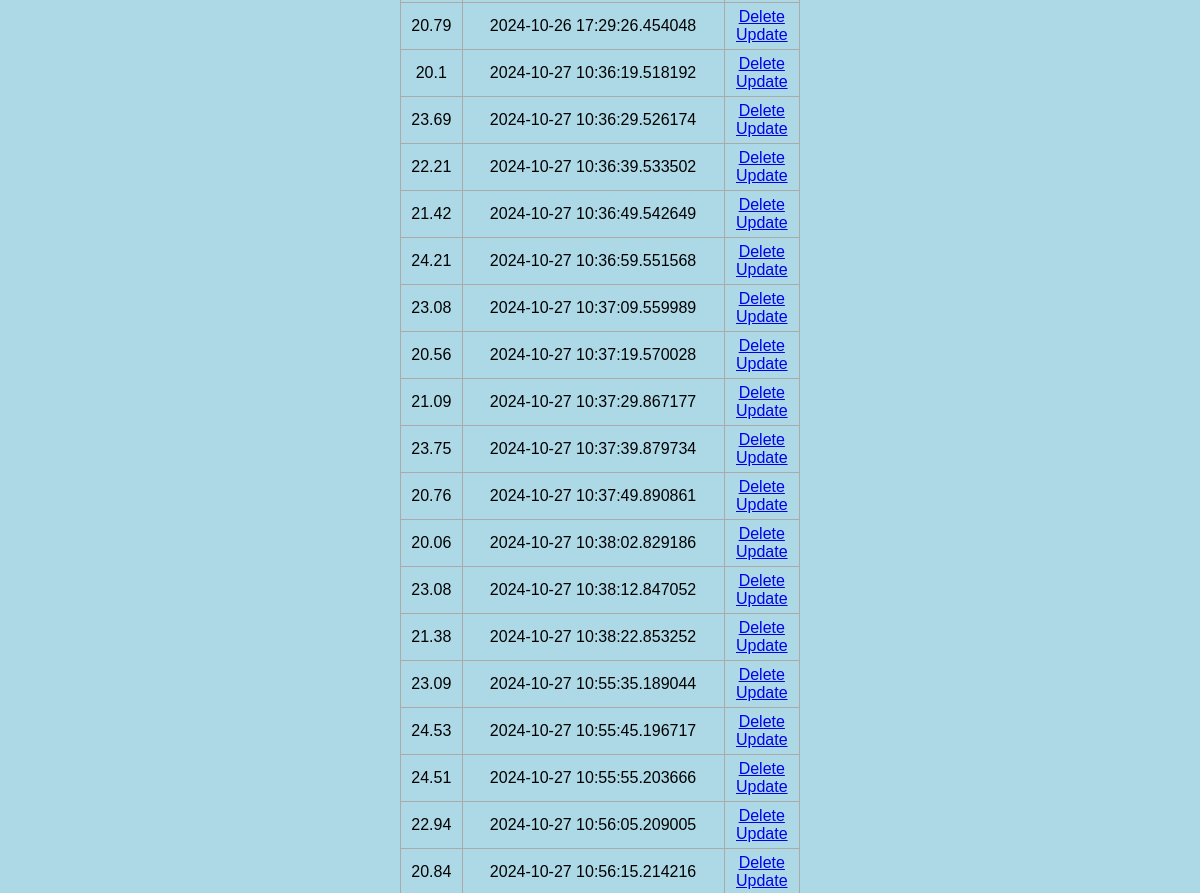
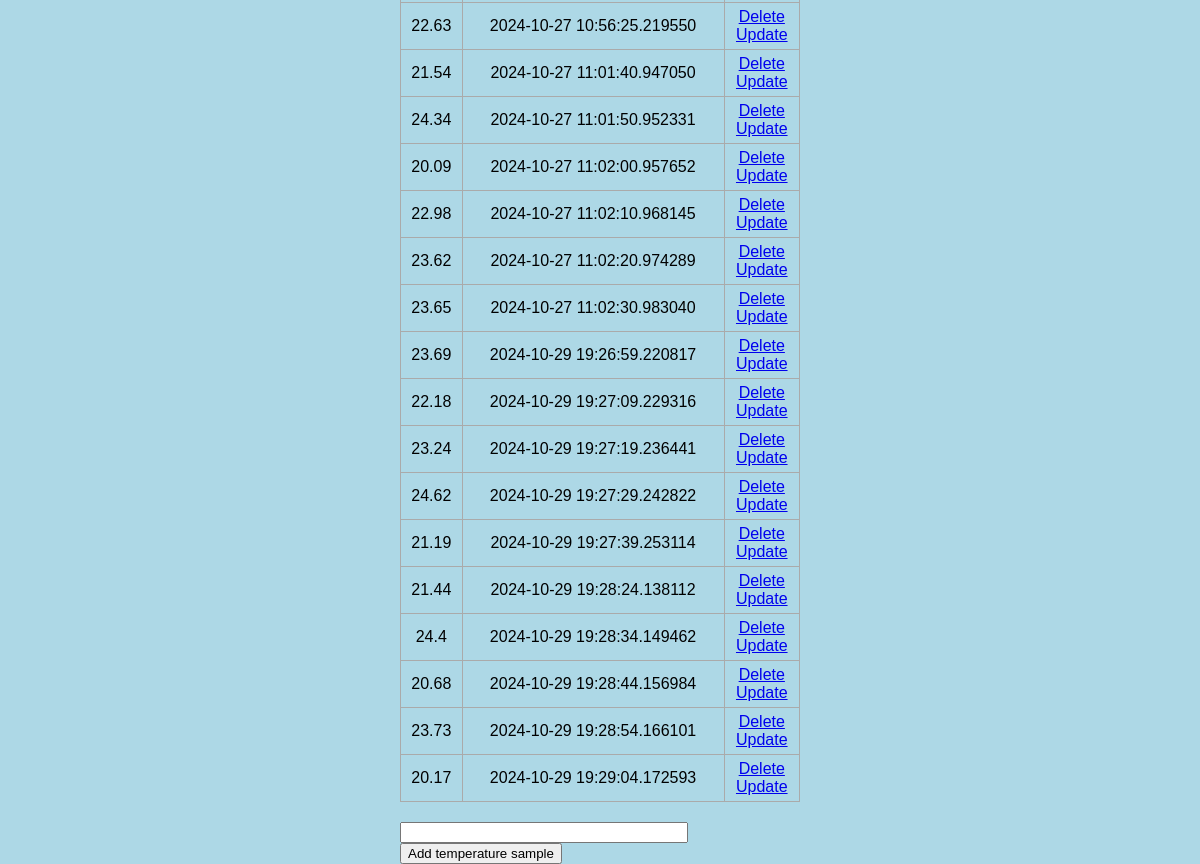
Before: / (lower part) with the older database file (2 pictures, top to bottom).
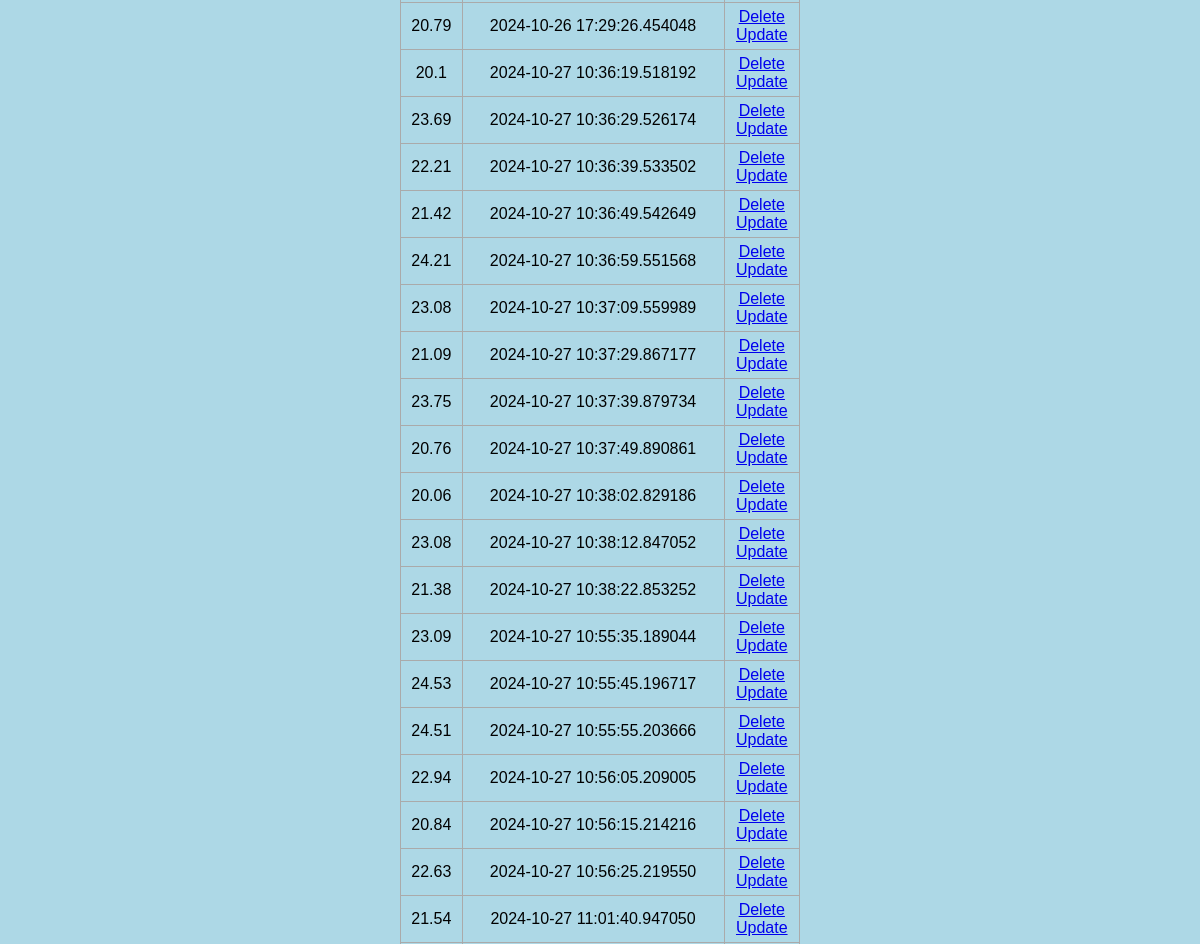
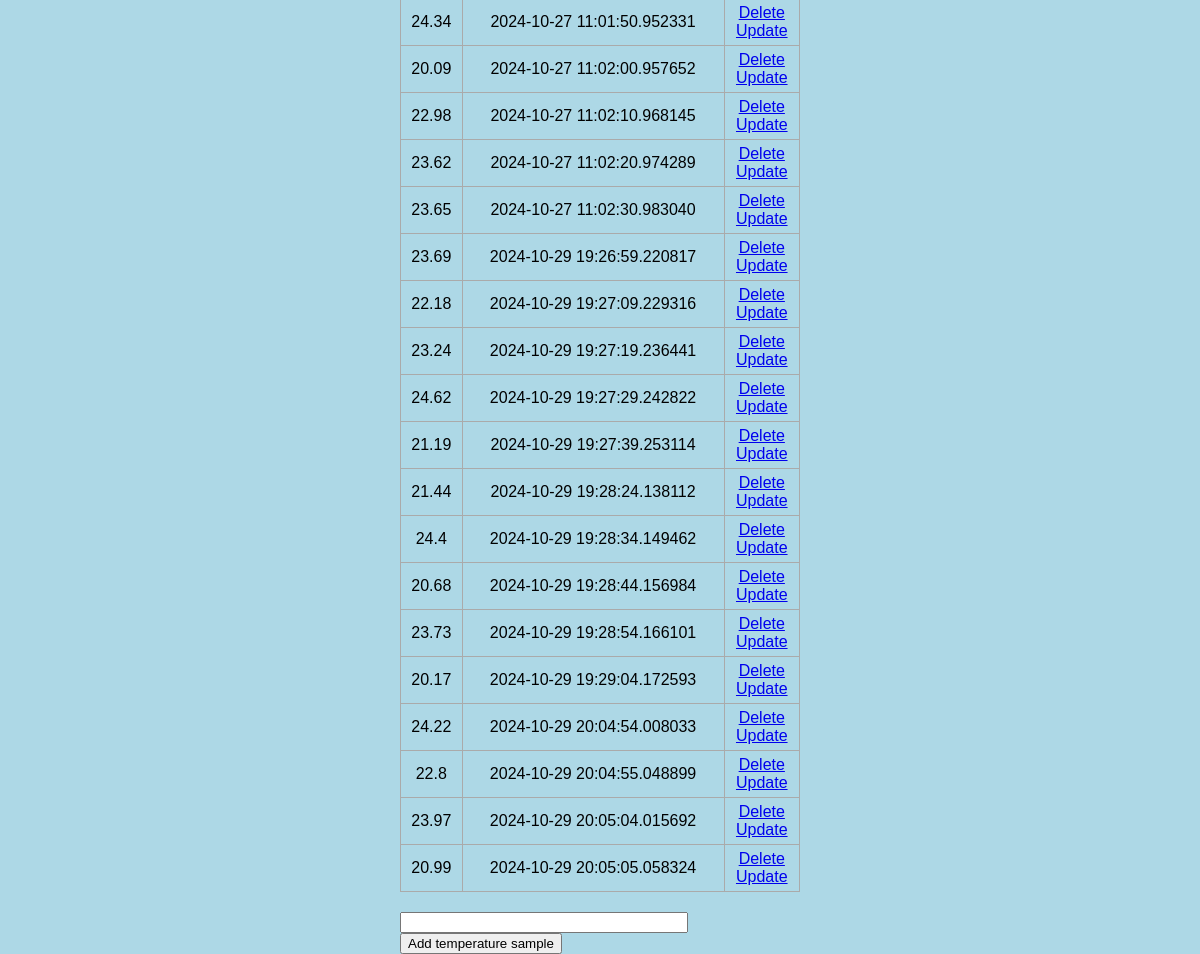
After: the same page with the newer database file (2 pictures, top to bottom).
### app.py (models this page shows, shortened)
class TempSample(db.Model):
    id = db.Column(db.Integer, primary_key=True)
    temp = db.Column(db.Float, nullable=False)
    date_created = db.Column(db.DateTime, default=datetime.utcnow)

### app.py (the view)
@app.route('/', methods=['POST', 'GET'])
def index():
    if request.method == 'POST':
        temp_content = request.form['temp']
        new_temp = TempSample(temp=temp_content)
        try:
            db.session.add(new_temp)
            db.session.commit()
            socketio.emit('temperature_update', {'temp': new_temp})
            return redirect('/')
        except:
            return 'There was an issue adding your temperature sample'
    else:
        temps = TempSample.query.order_by(TempSample.date_created).all()
        return render_template('index.html', temps = temps)

### templates/index.html (shortened to what this page needs)
{% extends 'base.html' %}
{% block body %}
<div class="content">
    {% if temps|length < 1 %}
    <h4 style="text-align: center">There are no temperature samples. Create one below!</h4>
    {% else %}
    <table>
        {% for temp in temps %}
            <tr>
                <td>{{ temp.temp }}</td>
                <td>{{ temp.date_created }}</td>
                <td>
                    <a href="/delete/{{temp.id}}">Delete</a>
                    <br>
                    <a href="/update/{{temp.id}}">Update</a>
                </td>
            </tr>
        {% endfor %}
    </table>
    {% endif %}
    <div class="form">
        <form action="/" method="POST">
            <input type="text" name="content" id="content">
            <input type="submit" value="Add temperature sample">
        </form>
    </div>
</div>
{% endblock %}

### templates/base.html (shortened to what this page needs)
<!DOCTYPE html>
<html lang="en">
<head>
    <link rel="stylesheet" href="{{ url_for('static', filename='css/main.css') }}">
</head>
<body>
    {% block body %}{% endblock %}
</body>
</html>

### static/css/main.css (style rules this page uses)
body, html { margin: 0; font-family: sans-serif; background-color: lightblue; }
.content { margin: 0 auto; width: 400px; }
table, td, th { border: 1px solid #aaa; }
table { border-collapse: collapse; width: 100%; }
.form { margin-top: 20px; }
#content { width: 70%; }

Changed rows visible on the page:
removed TempSample: temp "20.56", date_created "2024-10-27 10:37:19.570028"
added TempSample: temp "24.22", date_created "2024-10-29 20:04:54.008033"
added TempSample: temp "22.8", date_created "2024-10-29 20:04:55.048899"
added TempSample: temp "23.97", date_created "2024-10-29 20:05:04.015692"
added TempSample: temp "20.99", date_created "2024-10-29 20:05:05.058324"
